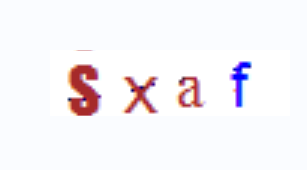
#> input picture tools/img/pic_remove_line_0.jpg, 307 x 170 px
$ python -i tessocr_code.py   (imports and definitions only)
#> lines starting #> are read from the running program, lines starting #| are printed output that depends on the picture; after the words box and inside, x2 and y2 are one past the last pixel; in counts of white or black regions, pixels touching at a corner belong together
#> in image2string, image is the input picture: PIL image 307x170 RGB; mean R, G, B 246.3, 243.2, 247.2
#| <class 'PIL.Image.Image'> <PIL.Image.Image image mode=RGB size=307x170 at 0x7FDC4ACE5790>
# encoding: utf-8
"""
@author: Sarah
@time: 2021/4/29 16:15
@file: tessocr_code.py
@desc:
"""
import re
from collections import defaultdict, Counter

import PIL
import pytesseract
from PIL import Image

pytesseract.pytesseract.tesseract_cmd = r'D:\\Tesseract-OCR\\tesseract.exe '


class TessOcr:
    def get_threshold_detail(self, image: PIL.Image.Image):
        """
        获取图片背景颜色，同时识别验证码干扰线并清除
        :param image: 图片对象
        :return:
        """
        pixel_dict = defaultdict(lambda: {'count': 0, 'x': [], 'y': []})
        rows, cols = image.size  # 80, 22
#> rows = 307; cols = 170
        for i in range(rows):
            for j in range(cols):
                pixel = image.getpixel((i, j))  # 获取点（x, y）的像素RGB值
                pixel_dict[pixel]['count'] += 1
                pixel_dict[pixel]['x'].append(i)
                pixel_dict[pixel]['y'].append(j)
#> after the loop, pixel_dict = 1557 items
        back_color = self.get_back(pixel_dict)
        line_list = self.get_line_point(pixel_dict, back_color)
        for point in line_list:
            image.putpixel(point, back_color)
        return back_color

    def get_back(self, pixel_dict: dict):
        """获取图片的背景色"""
        count_max = max([i.get('count') for i in pixel_dict.values()])
#> count_max = 36356
        pixel_dict_reverse = {v.get('count'): k for k, v in pixel_dict.items()}
#> pixel_dict_reverse = 35 items
        back_color = pixel_dict_reverse[count_max]
#> back_color = (250, 252, 255)
        return back_color

    def get_line_point(self, pixel_dict, back_color):
        """
        获取干扰线的坐标点
        干扰线的特征：X坐标分布广，几乎不重复
        原理：获取所有颜色的点坐标，除背景颜色外，x坐标大于20个且重复最少的两个颜色，为干扰线颜色，返回干扰线不重复的x坐标的点
        缺点：当数字或字母与干扰线的颜色相同时，不能很好地清除干扰线，会在相同颜色的字体处保留干扰线
        :param pixel_dict:
        :return:
        """
#> called with back_color = (250, 252, 255)
        new_dict = defaultdict(list)
        need_list = []
        for k, v in pixel_dict.items():
            x_ = v.get('x')  # 获取每种颜色像素点的所有X坐标
            # 如果该颜色像素点的x坐标去重后大于20个，且重复最少，则为干扰线
            if len(set(x_)) > 20 and k != back_color:
                y_ = v.get('y')
                # 这里可能存在干扰线和验证字符同一种颜色的情况，那么需要额外加一层判断：
                # 如果该像素点X坐标的值只出现一次才视为干扰线(因为干扰线的xy坐标值线性的很少重复)
                point_data = [(x_[i], y_[i]) for i in range(len(x_)) if x_.count(x_[i]) == 1]
                new_dict[len(x_) - len(set(x_))].append({'color': k, 'data': point_data})
#> this loop made 1557 passes
#> k on passes 1, 2, 8, 11, 14, 15: (250, 252, 255), (255, 255, 255), (255, 235, 213), (250, 225, 200), (255, 245, 225), (255, 249, 235)
#> point_data on pass 130: [(132, 84), (135, 102), (142, 90), (143, 90), (150, 108)]
        while len(need_list) < 2 and new_dict.items():
            min_ = min(new_dict.keys())
            need_list += new_dict[min_]
            new_dict.pop(min_)
        line_point_list = []
        for each in need_list:
            line_point_list += each.get('data')
        return line_point_list

    def get_bin_table(self, threshold, rate=0.27):
        return [1 if threshold * (1 - rate) <= i <= threshold * (1 + rate) else 0 for i in range(256)]

    def top_counter(self, need_list, index=2):
        return [i[0] for i in Counter(need_list).most_common(index)]

    def image2string(self, image_path):
        """
        从图片中识别出验证码，同时使用2种识别模型
        :param image_path: 验证码图片路径
        :return: 【enm识别结果，eng识别结果】
        """
        image = Image.open(image_path)
        image = image.convert('RGB')
        print(type(image), image)
        max_pixel = self.get_threshold_detail(image)  # 获取背景颜色
#> in get_threshold_detail, `line_list = self.get_line_point(pixel_dict, back_color)`: line_list = 46 pairs, first value 72 to 192, second value 64 to 107
#> the loop in get_threshold_detail, `for point in line_list:` made 46 passes
#> point on passes 1 to 12: (72, 97), (73, 97), (74, 97), (75, 97), (76, 97), (77, 97), (79, 64), (80, 64), (81, 64), (82, 64), (83, 64), (84, 64)
#> max_pixel = (250, 252, 255)
        image = image.convert('L')  # 二值化，黑白
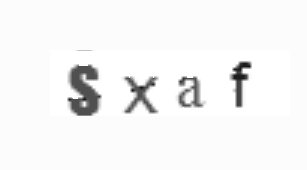
#> image: PIL image 307x170 L; min 13, max 255, mean 244.8
        table = self.get_bin_table(max_pixel[0])
#> table = 256 values from 0 to 1
        out = image.point(table, '1')
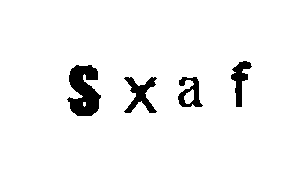
#> out: PIL image 307x170 1; 95.2% white; 4 black regions, box (x1, y1, x2, y2) and area: (67, 65, 101, 116) 1160, (124, 77, 157, 113) 541, (231, 61, 252, 107) 422, (178, 77, 203, 107) 381
#> (the run stopped early here; a loop or call above may not have finished)
